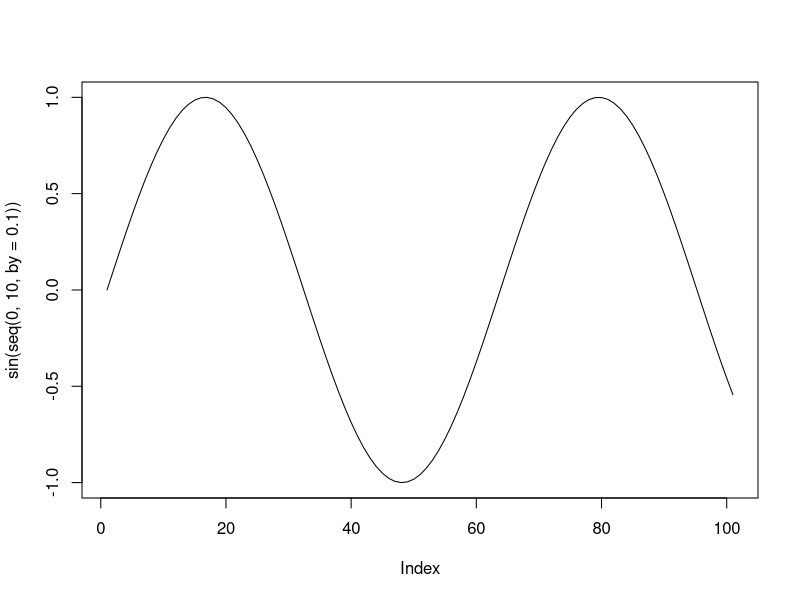

This chart was generated by the following R code:
## ---- chunk 1
knitr::opts_chunk$set(echo = TRUE)
## ---- chunk 2
print("hello JDPers")
plot(sin(seq(0, 10, by=0.1)), type = 'l')
